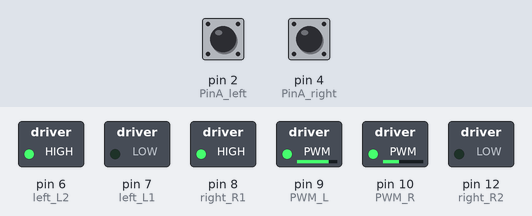
Recording of a sketch running on a simulated Arduino Uno, built with avr-gcc and run on an emulated ATmega328P. Parts: switched loads named in the sketch (green lamp = pin HIGH). Inputs (shaded band) come from the test bench; at power-on: pin 2 (PinA_left) LOW, pin 4 (PinA_right) LOW. What the sketch prints to the serial monitor is not drawn.

Above: at 0.1 s.
Timing chart, 0 to 1.6 s (numbered marks = the images above):
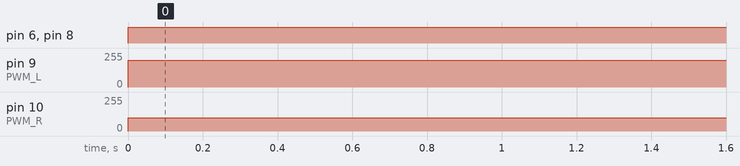

The sketch:

timer_test.ino
```cpp
// This is the code to test the built-in internal timer in the Arduino
// Speed is based on the number of pulses generated by the Hall encoder within 100ms
// Source: https://wiki.keyestudio.com/Ks0193_keyestudio_Self-balancing_Car
// Code Modified by Addison Sears-Collins at https://automaticaddison.com

#include <MsTimer2.h>

// Digital Pins 8 and 12 control the right motor.
// Speed is controlled by Digital Pin 10.
const int right_R1=8;
const int right_R2=12;
const int PWM_R=10;

// Digital Pins 7 and 6 control the left motor's direction.
// Speed is controlled by Digital Pin 9.
const int left_L1=7;
const int left_L2=6;
const int PWM_L=9;

const int PinA_left = 2;    // set the left motor’s pulse pin to Digital Pin 1
const int PinA_right = 4;   // set the right motor’s pulse pin to Digital Pin 4

int times = 0;    // Time
int newtime = 0;  // New Time
int d_time = 100; // Time Interval set to 100ms

int valA = 0; // Number of pulses for left motor
int flagA = 0;

int valB = 0; // Number of pulses for right motor
int flagB = 0;

void setup() {

  //set the baud rate to 9600
  Serial.begin(9600);

  // Set all the pins to OUTPUT
  // The motors' speed and direction is controlled by
  // the output of these pins
  pinMode(right_R1,OUTPUT);
  pinMode(right_R2,OUTPUT);
  pinMode(PWM_R,OUTPUT);
  pinMode(left_L1,OUTPUT);
  pinMode(left_L2,OUTPUT);
  pinMode(PWM_L,OUTPUT);

  // The pulse pins are set to INPUT
  pinMode(PinA_right,INPUT);
  pinMode(PinA_left,INPUT);

  MsTimer2::set(100, inter); // trigger an interrupt every 100ms
  MsTimer2::start();    // start interrupt

}

void loop() {

  // Go forward
  digitalWrite(right_R1,HIGH);
  digitalWrite(right_R2,LOW);
  digitalWrite(left_L1,LOW);
  digitalWrite(left_L2,HIGH);

  // write into PWM value 0~255（speed）
  analogWrite(PWM_R,100);  // Right wheel
  analogWrite(PWM_L,200);  // Set Left wheel to be faster than the right wheel

  if(digitalRead(PinA_left) == HIGH && flagA == 0) { // If HIGH is detected
    valA++;      // valA plus 1
    flagA = 1;
  }
  if(digitalRead(PinA_left) == LOW && flagA == 1) {  // if LOW is detected
    valA++;     // valA plus 1
    flagA = 0;
  }
  if(digitalRead(PinA_right) == HIGH && flagB == 0) { // if HIGH is detected
    valB++;     // valB plus 1
    flagB = 1;
  }
  if(digitalRead(PinA_right) == LOW && flagB == 1) {  // if LOW is detected
    valB++;
    flagB = 0;
  }
}

//interrupt function
void inter() {
    sei();    //allow whole interrupts
    Serial.print("Left Motor = ");   //print out the pulse value on serial monitor
    Serial.println(valA);
    Serial.print("Right Motor: = ");
    Serial.println(valB);
    valA = valB = 0;
}
```

Measured:
- by itself, pin 6 (left_L2), pin 8 (right_R1): LOW → HIGH at 0.00 s
- by itself, pin 9 (PWM_L): 0/255 → 200/255 at 0.00 s
- by itself, pin 10 (PWM_R): 0/255 → 100/255 at 0.00 s
